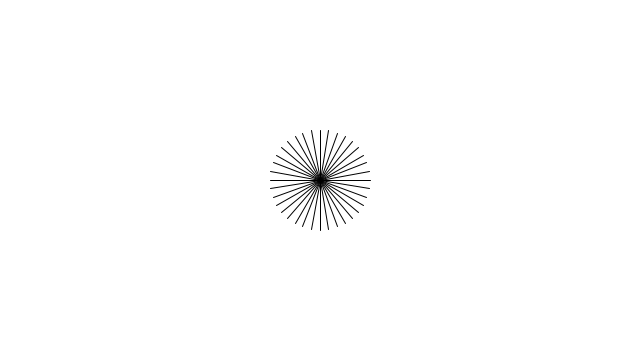
Frame 1 (no input)
Frame 60 (the mouse pressed at the canvas centre just before this capture): identical to frame 1, image omitted
Frame 120 (the mouse held since frame 60 and released just before this capture): identical to frame 1, image omitted

The Processing sketch that drew this single still picture (run headless with seeded random() and noise(); from frame 60 on, the mouse is pressed at the canvas centre):

// Processing sketch: linii_circulare_din_origine
// ── linii_circulare_din_origine.pde
float a=0;
float A=50;


void setup() {

  background(255);
  size(1920/3, 1080/3);
}

void draw() {
  
  while (a<360) {
    float angle=radians(a);
    float x=A* cos(angle);
    float y= A* sin(angle);
    line(width/2, height/2, width/2+x, height/2-y);
    a=a+10;
  }
}
